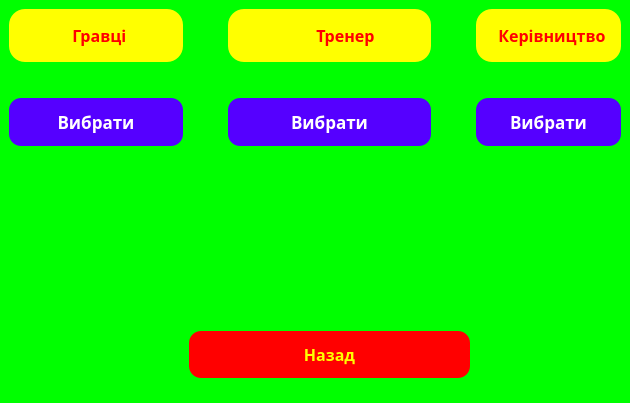
<?xml version="1.0" encoding="UTF-8"?>
<ui version="4.0">
 <class>Team_Composition</class>
 <widget class="QMainWindow" name="Team_Composition">
  <property name="geometry">
   <rect>
    <x>0</x>
    <y>0</y>
    <width>630</width>
    <height>403</height>
   </rect>
  </property>
  <property name="windowTitle">
   <string>MainWindow</string>
  </property>
  <property name="styleSheet">
   <string notr="true">QWidget{
background-color: rgb(0, 255, 0);
border-color: rgb(0, 170, 0);
border-radius: 12px;
}</string>
  </property>
  <widget class="QWidget" name="centralwidget">
   <layout class="QGridLayout" name="gridLayout">
    <item row="2" column="4">
     <widget class="QLabel" name="logo_director">
      <property name="styleSheet">
       <string notr="true">QLabel{border-color: rgb(85, 255, 0);}</string>
      </property>
      <property name="text">
       <string/>
      </property>
      <property name="pixmap">
       <pixmap resource="ressources.qrc">:/FC resources/photo_2022-05-20_17-04-50.jpg</pixmap>
      </property>
     </widget>
    </item>
    <item row="1" column="0" colspan="5">
     <spacer name="verticalSpacer">
      <property name="styleSheet">
       <string>QPushButton {
color: rgb(255, 255, 255);
background-color: rgb(85, 0, 255);
border-color: rgb(170, 255, 255);
padding: 12px 8px;
}
QPushButton:hover:!pressed { 
background-color: white;
border-color: black;
color: black;
}</string>
      </property>
      <property name="orientation">
       <enum>Qt::Vertical</enum>
      </property>
      <property name="sizeHint" stdset="0">
       <size>
        <width>20</width>
        <height>0</height>
       </size>
      </property>
     </spacer>
    </item>
    <item row="0" column="4">
     <widget class="QLabel" name="label_directors">
      <property name="font">
       <font>
        <family>Perpetua</family>
        <pointsize>-1</pointsize>
        <weight>75</weight>
        <bold>true</bold>
       </font>
      </property>
      <property name="styleSheet">
       <string notr="true">QLabel {
color: rgb(255, 0, 0);
background-color: rgb(255, 255, 0);
color: rgb(255, 0, 0);
border-radius: 16px;
font-size: 16px;
padding: 15px 10px;
}</string>
      </property>
      <property name="text">
       <string>  Керівництво</string>
      </property>
     </widget>
    </item>
    <item row="2" column="0">
     <widget class="QLabel" name="logo_team">
      <property name="styleSheet">
       <string notr="true">QLabel{border-color: rgb(85, 255, 0);}</string>
      </property>
      <property name="text">
       <string/>
      </property>
      <property name="pixmap">
       <pixmap resource="ressources.qrc">:/FC resources/photo_2022-05-20_17-03-01.jpg</pixmap>
      </property>
     </widget>
    </item>
    <item row="2" column="1">
     <spacer name="horizontalSpacer">
      <property name="orientation">
       <enum>Qt::Horizontal</enum>
      </property>
      <property name="sizeHint" stdset="0">
       <size>
        <width>40</width>
        <height>20</height>
       </size>
      </property>
     </spacer>
    </item>
    <item row="5" column="4">
     <widget class="QPushButton" name="pushButton_director">
      <property name="font">
       <font>
        <family>Rockwell Extra Bold</family>
        <pointsize>13</pointsize>
        <weight>75</weight>
        <bold>true</bold>
       </font>
      </property>
      <property name="styleSheet">
       <string notr="true">QPushButton {
color: rgb(255, 255, 255);
background-color: rgb(85, 0, 255);
border-color: rgb(170, 255, 255);
padding: 12px 8px;
}
QPushButton:hover:!pressed { 
background-color: white;
border-color: black;
color: black;
}</string>
      </property>
      <property name="text">
       <string>Вибрати</string>
      </property>
     </widget>
    </item>
    <item row="2" column="2">
     <widget class="QLabel" name="logo_coach">
      <property name="styleSheet">
       <string notr="true">QLabel{border-color: rgb(85, 255, 0);}</string>
      </property>
      <property name="text">
       <string/>
      </property>
      <property name="pixmap">
       <pixmap resource="ressources.qrc">:/FC resources/photo_2022-05-20_17-32-52.jpg</pixmap>
      </property>
     </widget>
    </item>
    <item row="8" column="2">
     <spacer name="verticalSpacer_4">
      <property name="orientation">
       <enum>Qt::Vertical</enum>
      </property>
      <property name="sizeHint" stdset="0">
       <size>
        <width>20</width>
        <height>78</height>
       </size>
      </property>
     </spacer>
    </item>
    <item row="0" column="0">
     <widget class="QLabel" name="label_players">
      <property name="font">
       <font>
        <family>Perpetua</family>
        <pointsize>-1</pointsize>
        <weight>75</weight>
        <bold>true</bold>
       </font>
      </property>
      <property name="styleSheet">
       <string notr="true">QLabel {
color: rgb(255, 0, 0);
background-color: rgb(255, 255, 0);
color: rgb(255, 0, 0);
border-radius: 16px;
font-size: 16px;
padding: 15px 51px;
}</string>
      </property>
      <property name="text">
       <string>  Гравці</string>
      </property>
     </widget>
    </item>
    <item row="0" column="2">
     <widget class="QLabel" name="label_coach">
      <property name="font">
       <font>
        <family>Perpetua</family>
        <pointsize>-1</pointsize>
        <weight>75</weight>
        <bold>true</bold>
       </font>
      </property>
      <property name="styleSheet">
       <string notr="true">QLabel {
color: rgb(255, 0, 0);
background-color: rgb(255, 255, 0);
color: rgb(255, 0, 0);
border-radius: 16px;
font-size: 16px;
padding: 15px 51px;
}</string>
      </property>
      <property name="text">
       <string>        Тренер</string>
      </property>
     </widget>
    </item>
    <item row="5" column="2">
     <widget class="QPushButton" name="pushButton_coach">
      <property name="font">
       <font>
        <family>Rockwell Extra Bold</family>
        <pointsize>13</pointsize>
        <weight>75</weight>
        <bold>true</bold>
       </font>
      </property>
      <property name="styleSheet">
       <string notr="true">QPushButton {
color: rgb(255, 255, 255);
background-color: rgb(85, 0, 255);
border-color: rgb(170, 255, 255);
padding: 12px 8px;
}
QPushButton:hover:!pressed { 
background-color: white;
border-color: black;
color: black;
}</string>
      </property>
      <property name="text">
       <string>Вибрати</string>
      </property>
     </widget>
    </item>
    <item row="5" column="0">
     <widget class="QPushButton" name="pushButton_players">
      <property name="font">
       <font>
        <family>Rockwell Extra Bold</family>
        <pointsize>13</pointsize>
        <weight>75</weight>
        <bold>true</bold>
       </font>
      </property>
      <property name="styleSheet">
       <string notr="true">QPushButton {
color: rgb(255, 255, 255);
background-color: rgb(85, 0, 255);
border-color: rgb(170, 255, 255);
padding: 12px 8px;
}
QPushButton:hover:!pressed { 
background-color: white;
border-color: black;
color: black;
}</string>
      </property>
      <property name="text">
       <string>Вибрати</string>
      </property>
     </widget>
    </item>
    <item row="2" column="3">
     <spacer name="horizontalSpacer_2">
      <property name="orientation">
       <enum>Qt::Horizontal</enum>
      </property>
      <property name="sizeHint" stdset="0">
       <size>
        <width>40</width>
        <height>20</height>
       </size>
      </property>
     </spacer>
    </item>
    <item row="3" column="0" colspan="5">
     <spacer name="verticalSpacer_2">
      <property name="orientation">
       <enum>Qt::Vertical</enum>
      </property>
      <property name="sizeHint" stdset="0">
       <size>
        <width>20</width>
        <height>66</height>
       </size>
      </property>
     </spacer>
    </item>
    <item row="6" column="2">
     <spacer name="verticalSpacer_3">
      <property name="orientation">
       <enum>Qt::Vertical</enum>
      </property>
      <property name="sizeHint" stdset="0">
       <size>
        <width>20</width>
        <height>240</height>
       </size>
      </property>
     </spacer>
    </item>
    <item row="7" column="1" colspan="3">
     <widget class="QPushButton" name="pushButton_back">
      <property name="font">
       <font>
        <family>Rockwell Extra Bold</family>
        <pointsize>12</pointsize>
        <weight>75</weight>
        <bold>true</bold>
       </font>
      </property>
      <property name="styleSheet">
       <string notr="true">QPushButton {
color: rgb(255, 255, 0);
background-color: rgb(255, 0, 0);
border-color: rgb(255, 255, 0);
padding: 12px 8px;
}
QPushButton:hover:!pressed { 
background-color: white;
border-color: black;
color: black;
}</string>
      </property>
      <property name="text">
       <string>Назад</string>
      </property>
     </widget>
    </item>
   </layout>
  </widget>
  <widget class="QMenuBar" name="menubar">
   <property name="geometry">
    <rect>
     <x>0</x>
     <y>0</y>
     <width>630</width>
     <height>21</height>
    </rect>
   </property>
  </widget>
 </widget>
 <resources>
  <include location="ressources.qrc"/>
 </resources>
 <connections/>
</ui>
